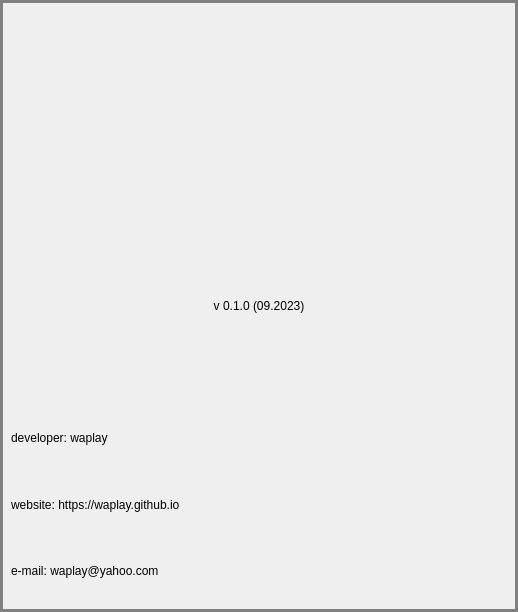
<?xml version="1.0" encoding="UTF-8"?>
<ui version="4.0">
 <class>Dialog</class>
 <widget class="QDialog" name="Dialog">
  <property name="geometry">
   <rect>
    <x>0</x>
    <y>0</y>
    <width>518</width>
    <height>612</height>
   </rect>
  </property>
  <property name="windowTitle">
   <string>BTC Wallet Trecking - About</string>
  </property>
  <property name="styleSheet">
   <string notr="true">QDialog {border: 3px solid gray;}</string>
  </property>
  <layout class="QVBoxLayout" name="verticalLayout_3">
   <item>
    <widget class="QLabel" name="labelLogo">
     <property name="sizePolicy">
      <sizepolicy hsizetype="Preferred" vsizetype="Preferred">
       <horstretch>0</horstretch>
       <verstretch>0</verstretch>
      </sizepolicy>
     </property>
     <property name="text">
      <string/>
     </property>
     <property name="pixmap">
      <pixmap>../../../Изображения/Wallet/1.png</pixmap>
     </property>
     <property name="scaledContents">
      <bool>true</bool>
     </property>
     <property name="alignment">
      <set>Qt::AlignCenter</set>
     </property>
     <property name="textInteractionFlags">
      <set>Qt::NoTextInteraction</set>
     </property>
    </widget>
   </item>
   <item>
    <widget class="QLabel" name="labelVersion">
     <property name="text">
      <string>v 0.1.0 (09.2023)</string>
     </property>
     <property name="alignment">
      <set>Qt::AlignCenter</set>
     </property>
    </widget>
   </item>
   <item>
    <layout class="QVBoxLayout" name="verticalLayout">
     <item>
      <widget class="QLabel" name="label_2">
       <property name="text">
        <string>developer: waplay</string>
       </property>
      </widget>
     </item>
     <item>
      <widget class="QLabel" name="label_3">
       <property name="text">
        <string>website: https://waplay.github.io</string>
       </property>
       <property name="textFormat">
        <enum>Qt::MarkdownText</enum>
       </property>
       <property name="openExternalLinks">
        <bool>true</bool>
       </property>
      </widget>
     </item>
     <item>
      <widget class="QLabel" name="label_4">
       <property name="text">
        <string>e-mail: waplay@yahoo.com</string>
       </property>
       <property name="textFormat">
        <enum>Qt::MarkdownText</enum>
       </property>
      </widget>
     </item>
    </layout>
   </item>
  </layout>
 </widget>
 <resources/>
 <connections/>
</ui>
